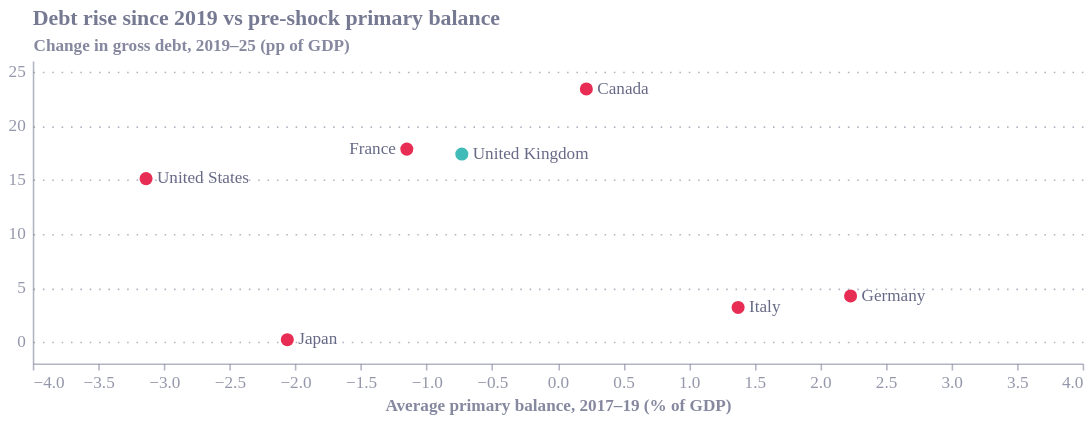

Express this chart as Vega-Lite.
### Vega-Lite specification from a JSON file in a GitHub repository (floating-point values rounded to 4 significant figures)
{"config": {"font": "Circular Std", "text": {"color": "#676A86", "align": "left", "baseline": "middle", "dx": 7, "dy": 0, "fontSize": 11}, "view": {"stroke": null, "continuousWidth": 400, "continuousHeight": 300, "discreteWidth": 400, "discreteHeight": 300}, "range": {"category": ["#36B7B4", "#E6224B", "#F4C245", "#0063AF", "#00A767", "#179FDB", "#EB5C2E"], "diverging": ["#E6224B", "#E54753", "#C9C9C9", "#179FDB", "#122B39"], "heatmap": ["#C9C9C9", "#179FDB", "#0063AF", "#122B39"], "ordinal": ["#00A767", "#36B7B4", "#179FDB", "#0063AF", "#243B5A"]}, "bar": {"color": "#179fdb"}, "line": {"color": "#e6224b"}, "rule": {"color": "#676A86"}, "area": {"opacity": 0.3}, "point": {"filled": true, "size": 80, "color": "#e6224b", "opacity": 0.95}, "geoshape": {"stroke": "white", "strokeWidth": 0.3}, "rect": {"fill": "#d6d4d4", "opacity": 0.3}, "axis": {"labelColor": "#676A86", "labelFontSize": 11, "labelFont": "Circular Std", "labelOpacity": 0.7, "tickColor": "#676A86", "tickOpacity": 0.5, "domainColor": "#676A86", "domainOpacity": 0.5, "gridColor": "#676A86", "gridDash": [2, 2], "gridOpacity": 0.5, "title": null, "titleColor": "#676A86", "titleOpacity": 0.8, "tickSize": 4}, "axisXDiscrete": {"grid": false, "labelAngle": 0, "tickCount": 10, "tickOpacity": 0.5, "title": null}, "axisYDiscrete": {"ticks": false, "labelPadding": 5}, "axisXTemporal": {"grid": false, "ticks": true}, "axisXQuantitative": {"grid": true}, "axisYQuantitative": {"gridColor": "#676A86", "gridDash": [1, 5], "gridOpacity": 0.5, "ticks": false, "labelPadding": 5, "tickCount": 8, "titleAngle": 0, "titleAlign": "left", "titleBaseline": "bottom", "titleX": 0, "titleY": -5}, "title": {"color": "#676A86E6", "subtitleColor": "#676A86", "font": "Circular Std", "subtitleFont": "Circular Std", "anchor": "start", "fontSize": 14, "subtitleFontSize": 12, "subtitlePadding": 4, "offset": 0, "frame": "group"}, "legend": {"titleColor": "#122b39", "title": null, "labelColor": "#122b39", "labelFontSize": 11}}, "layer": [{"mark": {"type": "point", "filled": true, "size": 70}, "encoding": {"color": {"field": "group", "legend": null, "sort": ["United Kingdom", "Other G7"], "type": "nominal"}, "x": {"axis": {"grid": false}, "field": "pre_pb", "scale": {"domain": [-4, 3.5]}, "title": "Average primary balance, 2017–19 (% of GDP)", "type": "quantitative"}, "y": {"field": "debt_change", "scale": {"domain": [-2, 26]}, "title": "Change in gross debt, 2019–25 (pp of GDP)", "type": "quantitative"}}}, {"mark": {"type": "text", "align": "left", "dx": 7, "fontSize": 11}, "encoding": {"text": {"field": "country", "type": "nominal"}, "x": {"field": "pre_pb", "type": "quantitative"}, "y": {"field": "debt_change", "type": "quantitative"}}, "transform": [{"filter": "datum.country != 'France'"}]}, {"mark": {"type": "text", "align": "right", "dx": -7, "fontSize": 11}, "encoding": {"text": {"field": "country", "type": "nominal"}, "x": {"field": "pre_pb", "type": "quantitative"}, "y": {"field": "debt_change", "type": "quantitative"}}, "transform": [{"filter": "datum.country == 'France'"}]}], "autosize": {"contains": "padding", "type": "fit"}, "data": {"name": "data-64eac0442f6d2f6d52c02d7a9ade3ae0"}, "height": 270, "title": "Debt rise since 2019 vs pre-shock primary balance", "width": 700, "$schema": "https://vega.github.io/schema/vega-lite/v6.4.1.json", "datasets": {"data-64eac0442f6d2f6d52c02d7a9ade3ae0": [{"country": "Canada", "pre_pb": 0.2183, "debt_change": 23.4, "group": "Other G7"}, {"country": "France", "pre_pb": -1.15, "debt_change": 17.83, "group": "Other G7"}, {"country": "Germany", "pre_pb": 2.232, "debt_change": 4.246, "group": "Other G7"}, {"country": "Italy", "pre_pb": 1.375, "debt_change": 3.188, "group": "Other G7"}, {"country": "Japan", "pre_pb": -2.06, "debt_change": 0.199, "group": "Other G7"}, {"country": "United Kingdom", "pre_pb": -0.7307, "debt_change": 17.38, "group": "United Kingdom"}, {"country": "United States", "pre_pb": -3.137, "debt_change": 15.1, "group": "Other G7"}]}}
